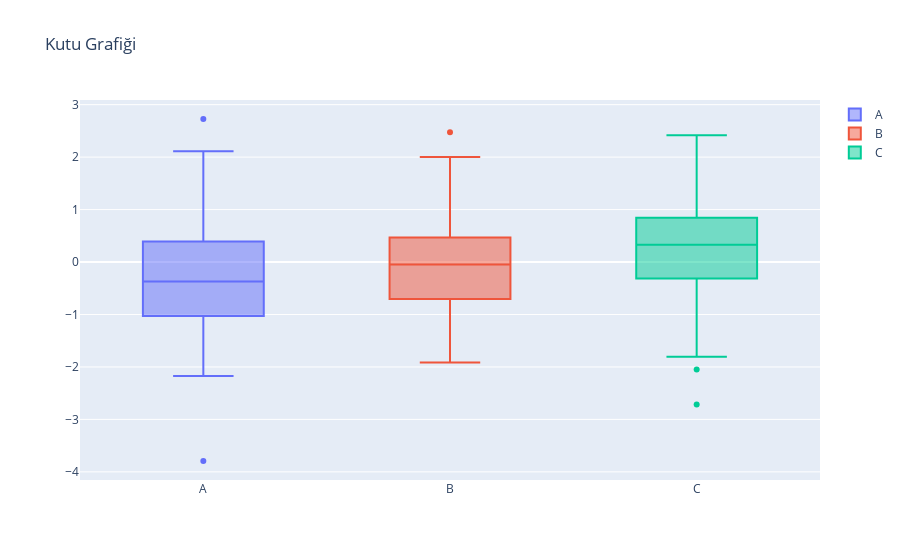

The notebook cell this image was saved under:
### Markdown cell above
##Box Plot

### Code cell
fig = go.Figure(data=[go.Box(y=df[col], name=col) for col in df.columns],
                layout=go.Layout(title='Kutu Grafiği'))
fig.show()
